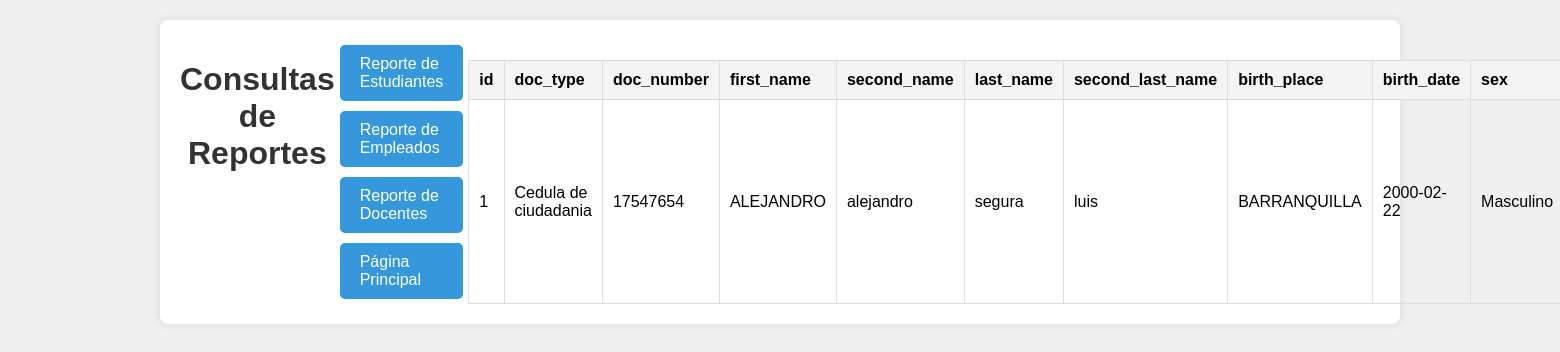
The page /personas/index.php?report=students on the database its author committed.
### tables this page shows
CREATE TABLE `students` (
  `id` int(11) NOT NULL,
  `doc_type` varchar(50) NOT NULL,
  `doc_number` varchar(50) NOT NULL,
  `first_name` varchar(50) NOT NULL,
  `second_name` varchar(50) DEFAULT NULL,
  `last_name` varchar(50) NOT NULL,
  `second_last_name` varchar(50) DEFAULT NULL,
  `birth_place` varchar(100) NOT NULL,
  `birth_date` date NOT NULL,
  `sex` varchar(10) NOT NULL,
  `admission_date` date NOT NULL,
  `C_ingreso` varchar(50) NOT NULL,
  `created_at` timestamp NOT NULL DEFAULT current_timestamp()
);

### personas/index.php (the view, shortened to what this page needs)
<!DOCTYPE html>
<html lang="es">
<head>
    <link rel="stylesheet" href="css/styles.css">
</head>
<body>
    <div class="container">
        <h1>Consultas de Reportes</h1>
        <div class="button-container">
            <a href="index.php?report=students" class="button">Reporte de Estudiantes</a>
            <a href="index.php?report=employees" class="button">Reporte de Empleados</a>
            <a href="index.php?report=teachers" class="button">Reporte de Docentes</a>
            <a href="person.html" class="button">Página Principal</a>
        </div>
        <?php
        $host = 'localhost';
        $db = 'softca_db';
        $user = 'root';
        $pass = '';
        $pdo = new PDO("mysql:host=$host;dbname=$db", $user, $pass);
        $pdo->setAttribute(PDO::ATTR_ERRMODE, PDO::ERRMODE_EXCEPTION);
        if (isset($_GET['report'])) {
            $report = $_GET['report'];
            $table = '';
            switch ($report) {
                case 'students':
                    $table = 'students';
                    break;
            }
            $stmt = $pdo->query("SELECT * FROM $table");
            $rows = $stmt->fetchAll(PDO::FETCH_ASSOC);
            if ($rows) {
                echo '<table>';
                echo '<thead><tr>';
                foreach (array_keys($rows[0]) as $header) {
                    echo "<th>" . htmlspecialchars($header) . "</th>";
                }
                echo '</tr></thead><tbody>';
                foreach ($rows as $row) {
                    echo '<tr>';
                    foreach ($row as $cell) {
                        echo "<td>" . htmlspecialchars($cell) . "</td>";
                    }
                    echo '</tr>';
                }
                echo '</tbody></table>';
            } else {
                echo '<p>No hay datos para mostrar.</p>';
            }
        }
        ?>
    </div>
</body>
</html>

### css/styles.css (style rules this page uses)
body { font-family: Arial, sans-serif; background-color: #f0f0f0; margin: 0; padding: 0; display: flex; justify-content: center; align-items: center; height: 100vh; }
.container { width: 60%; max-width: 1200px; display: flex; justify-content: space-around; }

### personas/index.php (style rules this page uses)
body { font-family: Arial, sans-serif; background-color: #f0f0f0; margin: 0; padding: 0; }
.container { width: 90%; margin: auto; background: #fff; padding: 20px; box-shadow: 0 0 10px rgba(0,0,0,0.1); border-radius: 8px; margin-top: 20px; }
h1, h2 { text-align: center; color: #333; }
.button { display: inline-block; padding: 10px 20px; font-size: 16px; color: #fff; background-color: #3498db; text-decoration: none; border-radius: 5px; transition: background-color 0.3s; cursor: pointer; margin: 5px; }
table { width: 100%; border-collapse: collapse; margin-top: 20px; }
table, th, td { border: 1px solid #ddd; }
th, td { padding: 10px; text-align: left; }
th { background-color: #f4f4f4; }

### rows shown on the page
students: id "1", doc_type "Cedula de ciudadania", doc_number "17547654", first_name "ALEJANDRO", second_name "alejandro", last_name "segura", second_last_name "luis", birth_place "BARRANQUILLA", birth_date "2000-02-22", sex "Masculino"

### other values the page prints
$header "id"
$header "doc_type"
$header "doc_number"
$header "first_name"
$header "second_name"
$header "last_name"
$header "second_last_name"
$header "birth_place"
$header "birth_date"
$header "sex"
